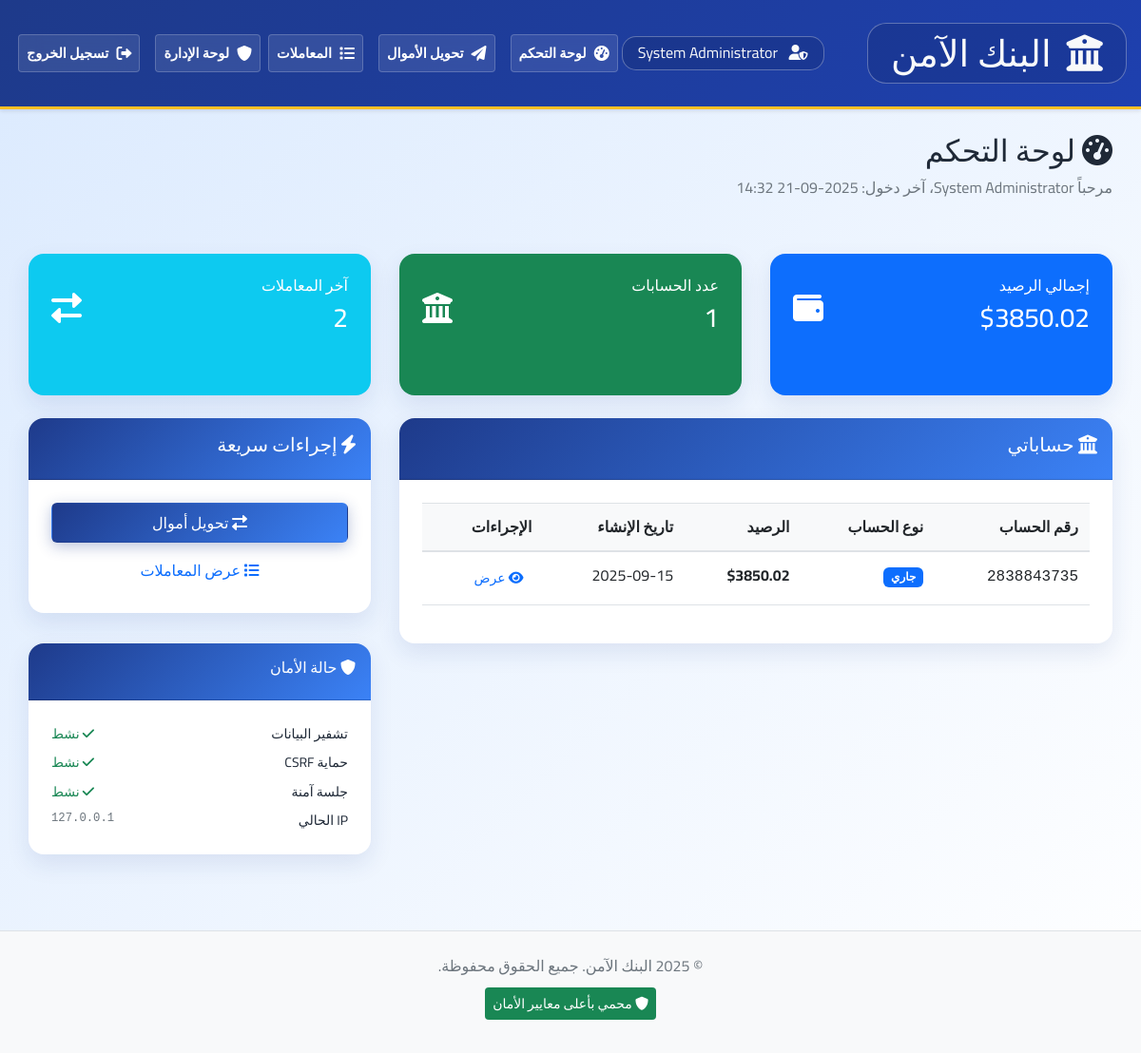
The page /dashboard/ (signed in) on the database its author committed.
### models/user.py (models this page shows, shortened)
class User(UserMixin, db.Model):
    __tablename__ = 'users'
    id = db.Column(db.Integer, primary_key=True)
    username = db.Column(db.String(80), unique=True, nullable=False, index=True)
    email = db.Column(db.String(120), unique=True, nullable=False, index=True)
    password_hash = db.Column(db.String(255), nullable=False)
    failed_login_attempts = db.Column(db.Integer, default=0)
    account_locked_until = db.Column(db.DateTime, nullable=True)
    last_login = db.Column(db.DateTime, nullable=True)
    created_at = db.Column(db.DateTime, default=datetime.utcnow)
    full_name = db.Column(db.String(100), nullable=False)
    phone = db.Column(db.String(20), nullable=True)
    is_active = db.Column(db.Boolean, default=True)
    role = db.Column(db.String(20), default='user')  # 'admin', 'user' الدور
    accounts = db.relationship('Account', backref='owner', lazy=True, cascade='all, delete-orphan')
    transactions = db.relationship('Transaction', backref='user', lazy=True)
    def is_admin(self):
        return self.role == 'admin'

class Account(db.Model):
    __tablename__ = 'accounts'
    id = db.Column(db.Integer, primary_key=True)
    account_number = db.Column(db.String(20), unique=True, nullable=False, index=True)
    account_type = db.Column(db.String(20), nullable=False)  # 'checking', 'savings'
    balance = db.Column(db.Numeric(15, 2), nullable=False, default=0.00)
    created_at = db.Column(db.DateTime, default=datetime.utcnow)
    is_active = db.Column(db.Boolean, default=True)
    user_id = db.Column(db.Integer, db.ForeignKey('users.id'), nullable=False)
    transactions_from = db.relationship('Transaction',
                                      foreign_keys='Transaction.from_account_id',
                                      backref='from_account', lazy=True)
    transactions_to = db.relationship('Transaction',
                                    foreign_keys='Transaction.to_account_id',
                                    backref='to_account', lazy=True)

### routes/dashboard.py (the view)
@dashboard_bp.route('/')
@login_required
def index():
    accounts = Account.query.filter_by(user_id=current_user.id, is_active=True).all()
    recent_transactions = Transaction.query.filter_by(user_id=current_user.id)\
                                         .order_by(Transaction.created_at.desc())\
                                         .limit(10).all()
    total_balance = sum(account.balance for account in accounts)
    return render_template('dashboard/index.html',
                         accounts=accounts,
                         recent_transactions=recent_transactions,
                         total_balance=total_balance)

### templates/dashboard/index.html (shortened to what this page needs)
{% extends "base.html" %}
{% block content %}
<div class="container">
    <div class="row mb-4">
        <div class="col-12">
            <h2><i class="fas fa-tachometer-alt"></i> لوحة التحكم</h2>
            <p class="text-muted">مرحباً {{ current_user.full_name }}، آخر دخول: {{ current_user.last_login.strftime('%Y-%m-%d %H:%M') if current_user.last_login else 'أول مرة' }}</p>
        </div>
    </div>
    <div class="row g-3 mb-4">
        <div class="col-md-4">
            <div class="card bg-primary text-white h-100">
                <div class="card-body">
                    <div class="d-flex justify-content-between">
                        <div>
                            <h6 class="card-title">إجمالي الرصيد</h6>
                            <h3>${{ "%.2f"|format(total_balance) }}</h3>
                        </div>
                        <div class="align-self-center">
                            <i class="fas fa-wallet fa-2x"></i>
                        </div>
                    </div>
                </div>
            </div>
        </div>
        <div class="col-md-4">
            <div class="card bg-success text-white h-100">
                <div class="card-body">
                    <div class="d-flex justify-content-between">
                        <div>
                            <h6 class="card-title">عدد الحسابات</h6>
                            <h3>{{ accounts|length }}</h3>
                        </div>
                        <div class="align-self-center">
                            <i class="fas fa-university fa-2x"></i>
                        </div>
                    </div>
                </div>
            </div>
        </div>
        <div class="col-md-4">
            <div class="card bg-info text-white h-100">
                <div class="card-body">
                    <div class="d-flex justify-content-between">
                        <div>
                            <h6 class="card-title">آخر المعاملات</h6>
                            <h3>{{ recent_transactions|length }}</h3>
                        </div>
                        <div class="align-self-center">
                            <i class="fas fa-exchange-alt fa-2x"></i>
                        </div>
                    </div>
                </div>
            </div>
        </div>
    </div>
    <div class="row">
        <div class="col-md-8">
            <div class="card">
                <div class="card-header">
                    <h5><i class="fas fa-university"></i> حساباتي</h5>
                </div>
                <div class="card-body">
                    {% if accounts %}
                        <div class="table-responsive">
                            <table class="table table-hover">
                                <thead>
                                    <tr>
                                        <th>رقم الحساب</th>
                                        <th>نوع الحساب</th>
                                        <th>الرصيد</th>
                                        <th>تاريخ الإنشاء</th>
                                        <th>الإجراءات</th>
                                    </tr>
                                </thead>
                                <tbody>
                                    {% for account in accounts %}
                                    <tr>
                                        <td>
                                            <span class="font-monospace">{{ account.account_number }}</span>
                                        </td>
                                        <td>
                                            <span class="badge bg-{{ 'primary' if account.account_type == 'checking' else 'success' }}">
                                                {{ 'جاري' if account.account_type == 'checking' else 'توفير' }}
                                            </span>
                                        </td>
                                        <td class="fw-bold">${{ "%.2f"|format(account.balance) }}</td>
                                        <td>{{ account.created_at.strftime('%Y-%m-%d') }}</td>
                                        <td>
                                            <a href="{{ url_for('dashboard.account_details', account_id=account.id) }}"
                                               class="btn btn-sm btn-outline-primary">
                                                <i class="fas fa-eye"></i> عرض
                                            </a>
                                        </td>
                                    </tr>
                                    {% endfor %}
                                </tbody>
                            </table>
                        </div>
                    {% else %}
                        <div class="text-center py-4">
                            <i class="fas fa-university fa-3x text-muted mb-3"></i>
                            <h5>لا توجد حسابات</h5>
                            <p class="text-muted">ابدأ بإنشاء حساب جديد</p>
                        </div>
                    {% endif %}
                </div>
            </div>
        </div>
        <div class="col-md-4">
            <div class="card">
                <div class="card-header">
                    <h5><i class="fas fa-bolt"></i> إجراءات سريعة</h5>
                </div>
                <div class="card-body">
                    <div class="d-grid gap-2">
                        <a href="{{ url_for('dashboard.transfer') }}" class="btn btn-primary">
                            <i class="fas fa-exchange-alt"></i> تحويل أموال
                        </a>
                        <a href="{{ url_for('dashboard.transactions') }}" class="btn btn-outline-primary">
                            <i class="fas fa-list"></i> عرض المعاملات
                        </a>
                    </div>
                </div>
            </div>
            <div class="card mt-3">
                <div class="card-header">
                    <h6><i class="fas fa-shield-alt"></i> حالة الأمان</h6>
                </div>
                <div class="card-body">
                    <div class="small">
                        <div class="d-flex justify-content-between mb-2">
                            <span>تشفير البيانات</span>
                            <span class="text-success"><i class="fas fa-check"></i> نشط</span>
                        </div>
                        <div class="d-flex justify-content-between mb-2">
                            <span>حماية CSRF</span>
                            <span class="text-success"><i class="fas fa-check"></i> نشط</span>
                        </div>
                        <div class="d-flex justify-content-between mb-2">
                            <span>جلسة آمنة</span>
                            <span class="text-success"><i class="fas fa-check"></i> نشط</span>
                        </div>
                        <div class="d-flex justify-content-between">
                            <span>IP الحالي</span>
                            <span class="text-muted font-monospace small">{{ request.remote_addr }}</span>
                        </div>
                    </div>
                </div>
            </div>
        </div>
    </div>
</div>
{% endblock %}

### templates/base.html (shortened to what this page needs)
<!DOCTYPE html>
<html lang="ar" dir="rtl">
<head>
    <link href="{{ url_for('static', filename='css/style.css') }}" rel="stylesheet">
    <link href="https://cdnjs.cloudflare.com/ajax/libs/font-awesome/6.0.0/css/all.min.css" rel="stylesheet">
</head>
<body>
    <nav class="navbar navbar-expand-lg navbar-dark bg-primary">
        <div class="container">
            <div class="d-flex w-100 justify-content-between align-items-center">
                <div class="d-flex align-items-center">
                    <div class="px-4 py-2" style="border: 1px solid rgba(255,255,255,0.3); background-color: rgba(0,0,0,0.1); border-radius: 20px; margin: 0.5rem 0;">
                        <span class="text-light d-flex align-items-center" style="font-size: 2.4rem; font-weight: 500; line-height: 1.2;">
                            <i class="fas fa-university me-3"></i>
                            البنك الآمن
                        </span>
                    </div>
                </div>
                {% if current_user.is_authenticated %}
                <div class="d-flex align-items-center">
                    <div class="user-display px-3 py-1" style="border: 1px solid rgba(255,255,255,0.3); background-color: rgba(0,0,0,0.1); border-radius: 15px;">
                        <span class="text-light">
                            <i class="fas {% if current_user.is_admin() %}fa-user-shield{% else %}fa-user{% endif %} me-2"></i>
                            {{ current_user.full_name }}
                        </span>
                    </div>
                </div>
                {% else %}
                <div></div>
                {% endif %}
            </div>
            <div class="collapse navbar-collapse" id="navbarNav">
                <ul class="navbar-nav me-auto">
                    {% if current_user.is_authenticated %}
                        <li class="nav-item">
                            <a class="nav-link" href="{{ url_for('dashboard.index') }}">
                                <i class="fas fa-tachometer-alt"></i> لوحة التحكم
                            </a>
                        </li>
                        <li class="nav-item">
                            <a class="nav-link" href="{{ url_for('dashboard.transfer') }}">
                                <i class="fas fa-paper-plane"></i> تحويل الأموال
                            </a>
                        </li>
                        <li class="nav-item">
                            <a class="nav-link" href="{{ url_for('dashboard.transactions') }}">
                                <i class="fas fa-list"></i> المعاملات
                            </a>
                        </li>
                    {% endif %}
                </ul>
                <ul class="navbar-nav">
                    {% if current_user.is_authenticated %}
                        {% if current_user.is_admin() %}
                        <li class="nav-item">
                            <a class="nav-link" href="{{ url_for('admin.dashboard') }}">
                                <i class="fas fa-shield-alt"></i> لوحة الإدارة
                            </a>
                        </li>
                        {% endif %}
                        <li class="nav-item">
                            <a class="nav-link" href="{{ url_for('auth.logout') }}">
                                <i class="fas fa-sign-out-alt"></i> تسجيل الخروج
                            </a>
                        </li>
                    </ul>
                    {% endif %}
            </div>
        </div>
    </nav>
    <main class="container mt-4">
        {% block content %}{% endblock %}
    </main>
    <footer class="bg-light text-center text-muted py-4 mt-5">
        <div class="container">
            <p>&copy; 2025 البنك الآمن. جميع الحقوق محفوظة.</p>
            <p class="small">
                <span class="security-badge">
                    <i class="fas fa-shield-alt"></i> محمي بأعلى معايير الأمان
                </span>
            </p>
        </div>
    </footer>
</body>
</html>

### rows shown on the page
User: full_name "System Administrator", last_login "2025-09-21 14:32"
Account: account_number "2838843735", account_type "جاري", balance "3850.02", created_at "2025-09-15"

### other values the page prints
{{ "%.2f"|format(total_balance) }} "3850.02"
{{ accounts|length }} "1"
{{ recent_transactions|length }} "2"
{{ request.remote_addr }} "127.0.0.1"
